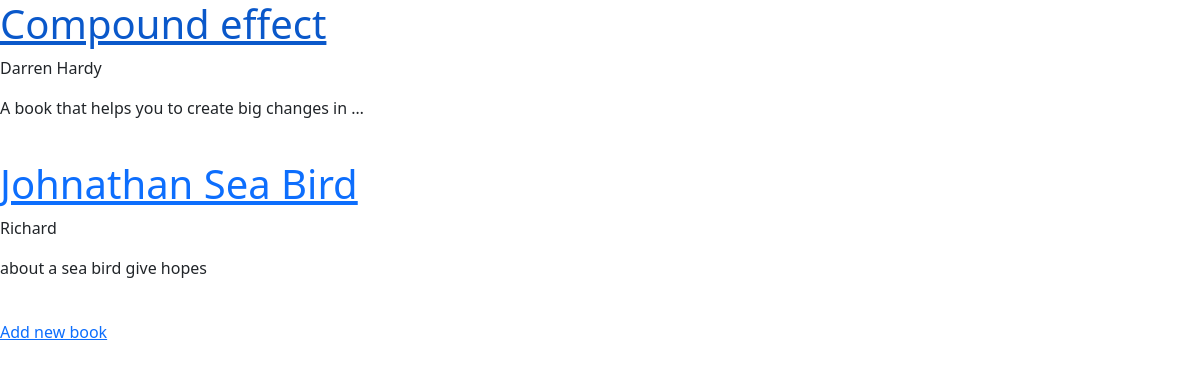
The page /books/ on the database as committed earlier.
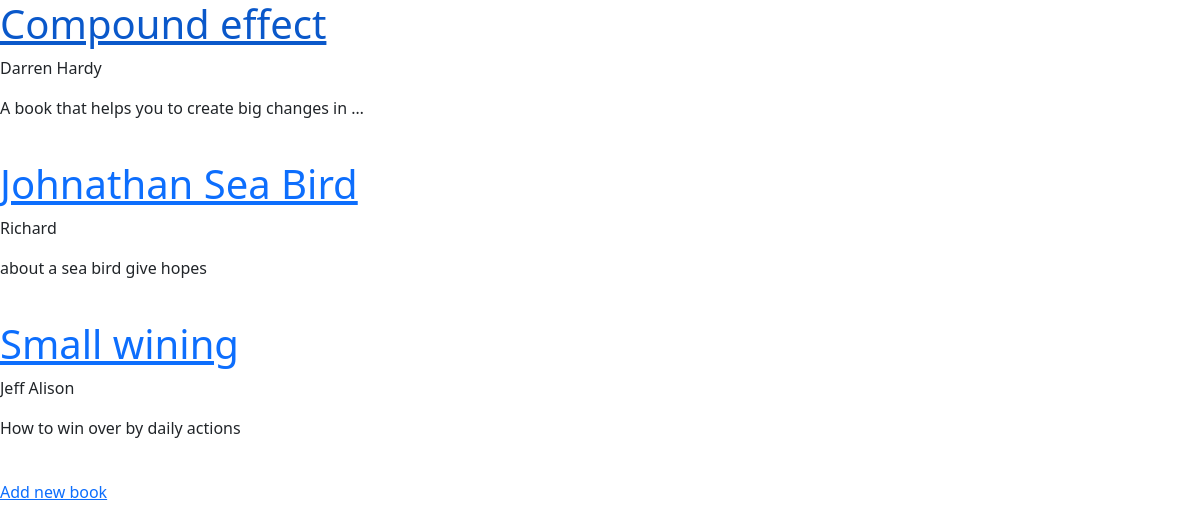
The same page on the database as committed later.
### books/models.py (models this page shows, shortened)
class Book(models.Model):
    title = models.CharField(max_length=100)
    author = models.CharField(max_length=100)
    description = models.TextField()
    price = models.DecimalField(decimal_places=2, max_digits=6)
    def get_absolute_url(self):
        return reverse('book_detail', args=[self.id])

### books/views.py (the view)
# urls.py: path('', BookListView.as_view(), name='book_list'),
class BookListView(generic.ListView):
    model = Book
    template_name = 'books/book_list.html'
    context_object_name = 'books'

### books/templates/books/book_list.html (shortened to what this page needs)
{% extends "_base.html" %}
{% block content %}
    {% for book in books %}
        <a href="{{ book.get_absolute_url }}"><h1>{{ book.title|capfirst }}</h1></a>
        <p>{{ book.author|capfirst }}</p>
        <p>{{ book.description|truncatewords:10 }}</p>
        <br>
    {% endfor %}
    <a href="{% url 'book_create' %}">Add new book</a>
{% endblock %}

Rows that differ between the two databases and show on the page:
added Book: title "Small wining", author "Jeff Alison", description "How to win over by daily actions"
